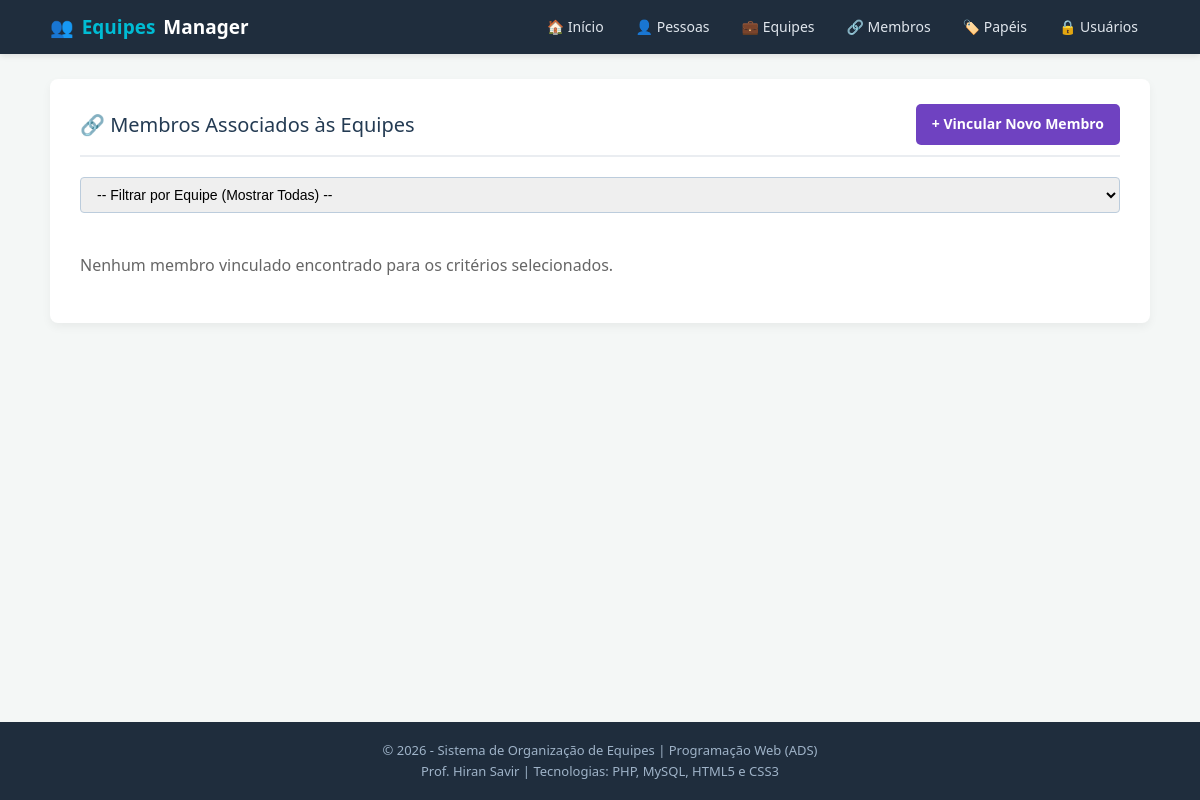
Page /listar_membros.php on the earlier database version.
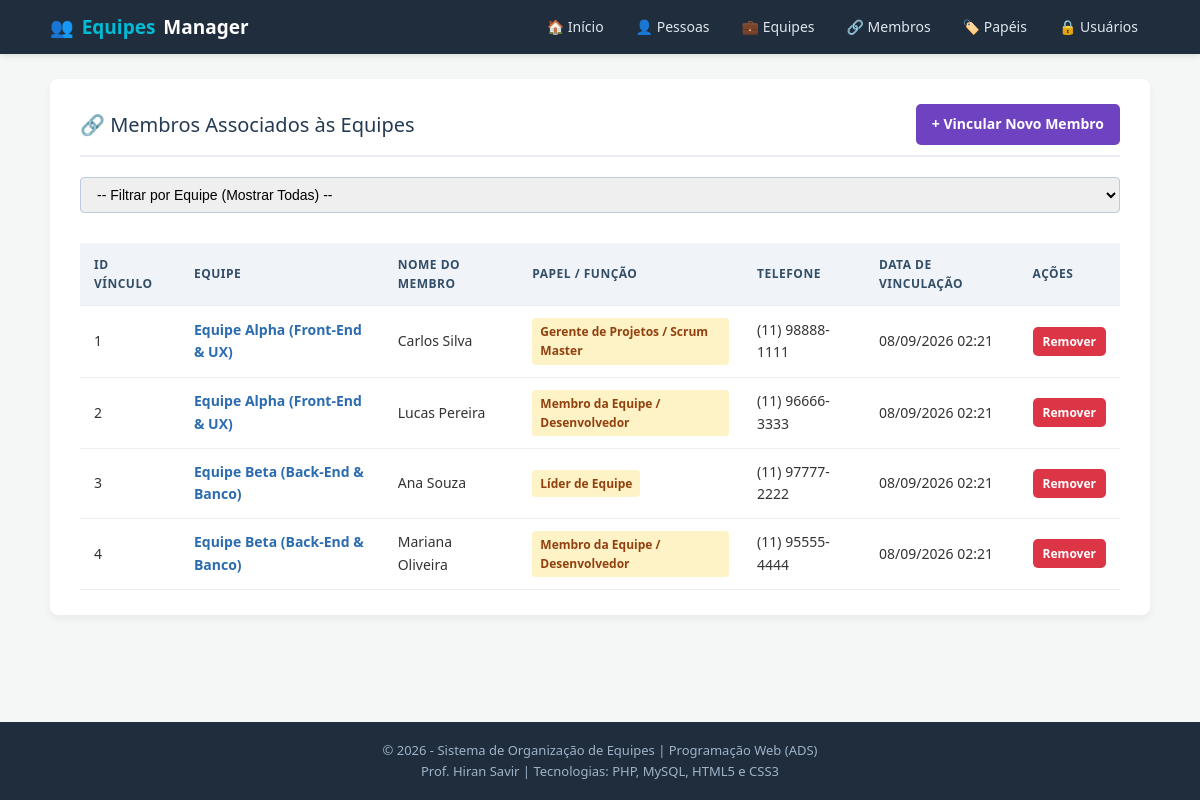
Same page on the later database version.
### tables this page shows
CREATE TABLE `tbMembros` (
    `membros_id` INT NOT NULL AUTO_INCREMENT,
    `atualizado_em` TIMESTAMP DEFAULT CURRENT_TIMESTAMP ON UPDATE CURRENT_TIMESTAMP,
    `equipe_id` INT NOT NULL,
    `membro_id` INT NOT NULL,
    `atualizado_por` INT DEFAULT 1,
    PRIMARY KEY (`membros_id`),
    CONSTRAINT `fk_membros_equipe` FOREIGN KEY (`equipe_id`) REFERENCES `tbEquipe` (`equipe_id`) ON DELETE CASCADE,
    CONSTRAINT `fk_membros_pessoa` FOREIGN KEY (`membro_id`) REFERENCES `tbPessoas` (`pessoa_id`) ON DELETE CASCADE
);

CREATE TABLE `tbEquipe` (
    `equipe_id` INT NOT NULL AUTO_INCREMENT,
    `nome` VARCHAR(200) NOT NULL,
    `atualizado_em` TIMESTAMP DEFAULT CURRENT_TIMESTAMP ON UPDATE CURRENT_TIMESTAMP,
    `atualizado_por` INT DEFAULT 1,
    PRIMARY KEY (`equipe_id`),
    UNIQUE KEY `uk_equipe_nome` (`nome`)
);

CREATE TABLE `tbPessoas` (
    `pessoa_id` INT NOT NULL AUTO_INCREMENT,
    `nome` VARCHAR(200) NOT NULL,
    `cpf` VARCHAR(14) NOT NULL,
    `nascimento` DATE NOT NULL,
    `telefone` VARCHAR(20) NOT NULL,
    `pessoa_tipo_id` INT NOT NULL,
    `atualizado_por` INT NOT NULL DEFAULT 1,
    `atualizado_em` DATE NOT NULL,
    PRIMARY KEY (`pessoa_id`),
    UNIQUE KEY `uk_pessoa_cpf` (`cpf`),
    CONSTRAINT `fk_pessoas_tipo` FOREIGN KEY (`pessoa_tipo_id`) REFERENCES `tbPessoaTipo` (`pessoa_tipo_id`)
);

CREATE TABLE `tbPessoaTipo` (
    `pessoa_tipo_id` INT NOT NULL AUTO_INCREMENT,
    `descricao` VARCHAR(200) NOT NULL,
    PRIMARY KEY (`pessoa_tipo_id`),
    UNIQUE KEY `uk_tipo_descricao` (`descricao`)
);

### listar_membros.php (the view, shortened to what this page needs)
<?php
require_once 'conexao.php';
$filtroEquipe = isset($_GET['equipe_id']) ? (int)$_GET['equipe_id'] : 0;
try {
    if ($filtroEquipe > 0) {
        $sql = "SELECT m.membros_id, m.atualizado_em, e.nome AS equipe_nome, p.nome AS pessoa_nome, p.telefone, t.descricao AS papel
                FROM tbMembros m
                JOIN tbEquipe e ON m.equipe_id = e.equipe_id
                JOIN tbPessoas p ON m.membro_id = p.pessoa_id
                LEFT JOIN tbPessoaTipo t ON p.pessoa_tipo_id = t.pessoa_tipo_id
                WHERE m.equipe_id = ?
                ORDER BY p.nome ASC";
        $stmt = $pdo->prepare($sql);
        $stmt->execute([$filtroEquipe]);
        $membros = $stmt->fetchAll(PDO::FETCH_ASSOC);
    } else {
        $sql = "SELECT m.membros_id, m.atualizado_em, e.nome AS equipe_nome, p.nome AS pessoa_nome, p.telefone, t.descricao AS papel
                FROM tbMembros m
                JOIN tbEquipe e ON m.equipe_id = e.equipe_id
                JOIN tbPessoas p ON m.membro_id = p.pessoa_id
                LEFT JOIN tbPessoaTipo t ON p.pessoa_tipo_id = t.pessoa_tipo_id
                ORDER BY e.nome ASC, p.nome ASC";
        $membros = $pdo->query($sql)->fetchAll(PDO::FETCH_ASSOC);
    }
} catch (PDOException $erro) {
    die("Erro ao buscar vínculos: " . $erro->getMessage());
}
require_once 'header.php';
?>
<div class="card">
    <div class="card-titulo">
        <span>🔗 Membros Associados às Equipes</span>
        <a href="cadastro_membro.php" class="btn btn-roxo">+ Vincular Novo Membro</a>
    </div>
    <form action="listar_membros.php" method="GET" class="filtro-container">
        <select name="equipe_id" onchange="this.form.submit()">
            <option value="">-- Filtrar por Equipe (Mostrar Todas) --</option>
        </select>
    </form>
    <?php if (count($membros) > 0): ?>
        <div class="tabela-container">
            <table class="tabela-dados">
                <thead>
                    <tr>
                        <th>ID Vínculo</th>
                        <th>Equipe</th>
                        <th>Nome do Membro</th>
                        <th>Papel / Função</th>
                        <th>Telefone</th>
                        <th>Data de Vinculação</th>
                        <th>Ações</th>
                    </tr>
                </thead>
                <tbody>
                    <?php foreach ($membros as $m): ?>
                        <tr>
                            <td><?php echo $m['membros_id']; ?></td>
                            <td><strong style="color: #2b6cb0;"><?php echo htmlspecialchars($m['equipe_nome']); ?></strong></td>
                            <td><?php echo htmlspecialchars($m['pessoa_nome']); ?></td>
                            <td><span class="badge badge-papel"><?php echo htmlspecialchars($m['papel']); ?></span></td>
                            <td><?php echo htmlspecialchars($m['telefone']); ?></td>
                            <td><?php echo date('d/m/Y H:i', strtotime($m['atualizado_em'])); ?></td>
                            <td>
                                <a href="excluir_membro.php?id=<?php echo $m['membros_id']; ?>"
                                   class="btn btn-sm btn-vermelho"
                                   onclick="return confirm('Tem certeza que deseja desvincular este membro da equipe?');">Remover</a>
                            </td>
                        </tr>
                    <?php endforeach; ?>
                </tbody>
            </table>
        </div>
    <?php else: ?>
        <p style="color: #666; padding: 20px 0;">Nenhum membro vinculado encontrado para os critérios selecionados.</p>
    <?php endif; ?>
</div>
<?php require_once 'footer.php'; ?>

Differences in the rows shown:
added tbmembros: membros_id "1", equipe.nome "Equipe Alpha (Front-End & UX)", membro.nome "Carlos Silva", tbpessoatipo.descricao "Gerente de Projetos / Scrum Master", membro.telefone "(11) 98888-1111", atualizado_em "08/09/2026 02:21"
added tbmembros: membros_id "2", equipe.nome "Equipe Alpha (Front-End & UX)", membro.nome "Lucas Pereira", tbpessoatipo.descricao "Membro da Equipe / Desenvolvedor", membro.telefone "(11) 96666-3333", atualizado_em "08/09/2026 02:21"
added tbmembros: membros_id "3", equipe.nome "Equipe Beta (Back-End & Banco)", membro.nome "Ana Souza", tbpessoatipo.descricao "Líder de Equipe", membro.telefone "(11) 97777-2222", atualizado_em "08/09/2026 02:21"
added tbmembros: membros_id "4", equipe.nome "Equipe Beta (Back-End & Banco)", membro.nome "Mariana Oliveira", tbpessoatipo.descricao "Membro da Equipe / Desenvolvedor", membro.telefone "(11) 95555-4444", atualizado_em "08/09/2026 02:21"
Other differences:
text no longer shown: "Nenhum membro vinculado encontrado para os critérios selecionados."
text now shown: "ID VÍNCULO EQUIPE NOME DO MEMBRO PAPEL / FUNÇÃO TELEFONE DATA DE VINCULAÇÃO AÇÕES"
